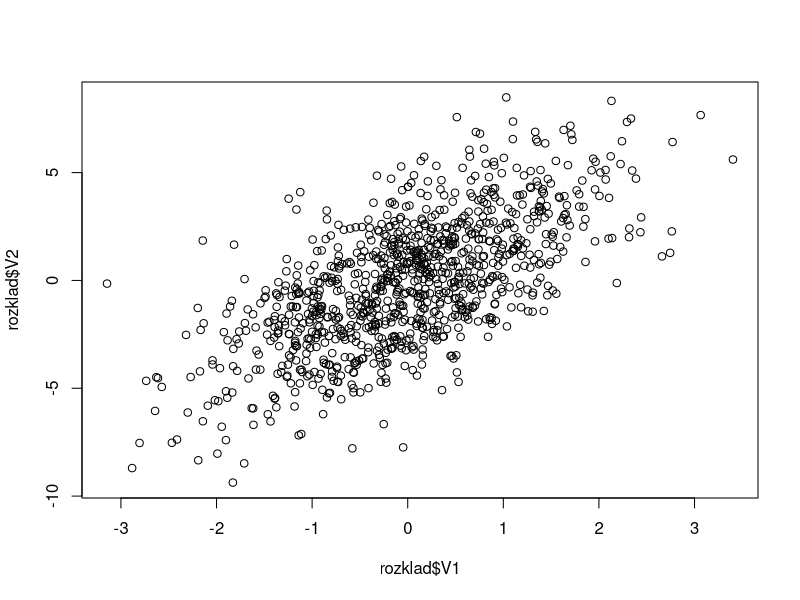
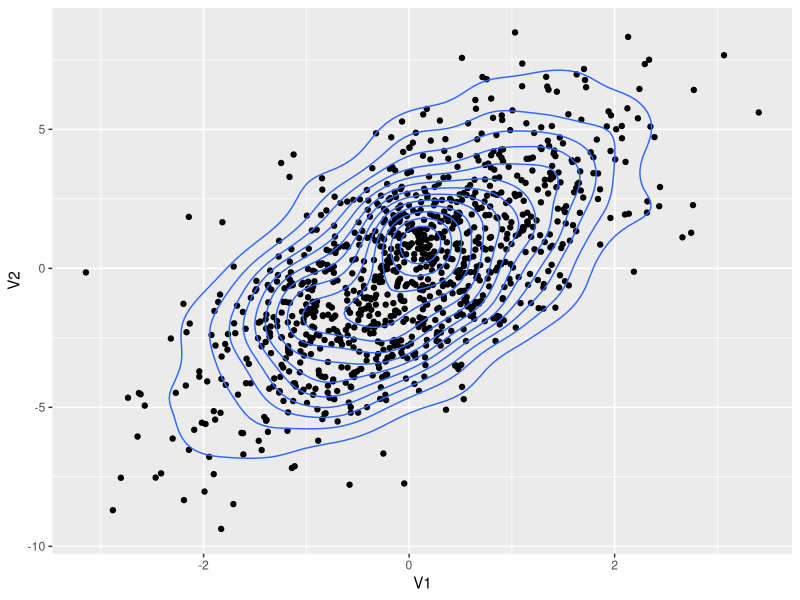
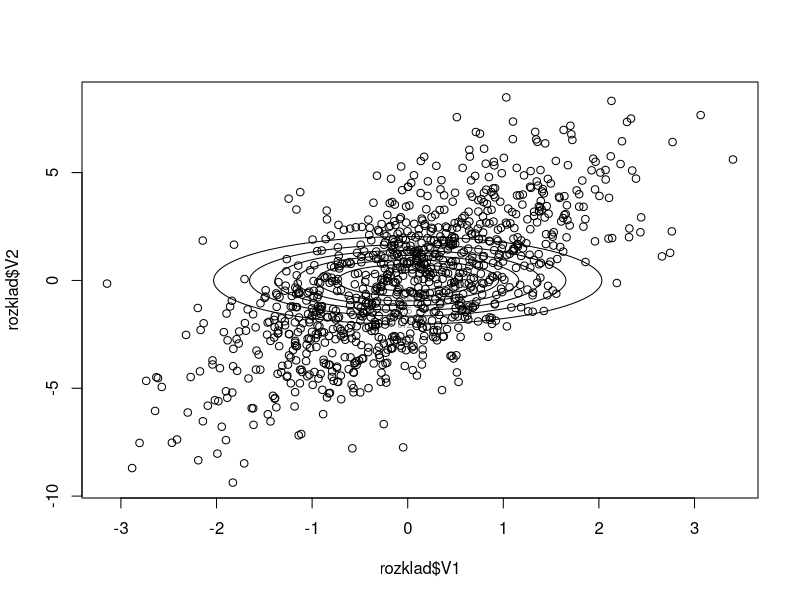

These charts were generated, in order, by the following R code:
## ---- chunk 1
d=2
V <- matrix(c(1,2,2,9),2,2)
R <- t(chol(V))
I <- diag(2)
library(MASS)
X1 <- rnorm(1)
X2 <- rnorm(1)
#jeden sposob generowania
Z <- c(X1,X2)

#przy uzyciu pakietu
Z <- mvrnorm(1, mu=c(0,0), Sigma=I)
X <- R %*% Z



#napisac funkcje ktora to robi dla 2 wymiarow - przekopiowac
normal_distr <- function(V){
  R <- t(chol(V))
  X1 <- rnorm(1)
  X2 <- rnorm(1)
  Z <- c(X1,X2)
  X <- R %*% Z
  X <- as.numeric(X)
  return(X)
}
## ---- chunk 2
#generujemy funkcja wbudowana
rozklad <- mvrnorm(10000, mu=c(0,0), Sigma=V)

#generujemy nasza funckja
rozklad <- replicate(1000,normal_distr(V))
rozklad <- t(rozklad)
rozklad <- as.data.frame(rozklad)
## ---- chunk 3

plot(rozklad$V1,rozklad$V2)

library(ggplot2)
ggplot(rozklad, aes(V1,V2))+geom_point()+stat_density2d()
 
#kowariancja
cov(rozklad)

#najpierw kontur dla N(0,I)
Z <- mvrnorm(1, mu=c(0,0), Sigma=I)

x<- seq(0,1,by=0.1)
y <- seq(0,1, by=0.1)
gestosc <- function(x,y){
  wart <- (1/2*pi)*(exp(-0.5*(x^2+y^2)))
  return(wart)
}

#generuje macierz punktow przetworzonych funkcja 'gestosc'


#dodac contour
plot(rozklad$V1,rozklad$V2)
x <- seq(-3,3, 0.01)
y <- seq(-10,7,0.01)
Z<- outer(x,y,'gestosc')
contour(x,y,Z, add=TRUE)

